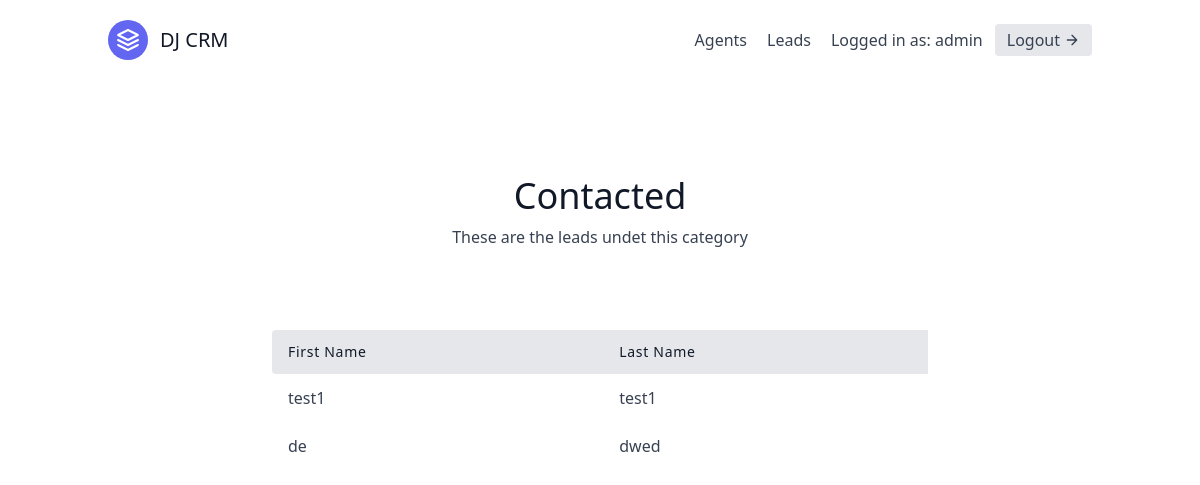
Page /leads/categories/1/ (signed in) on the earlier database version.
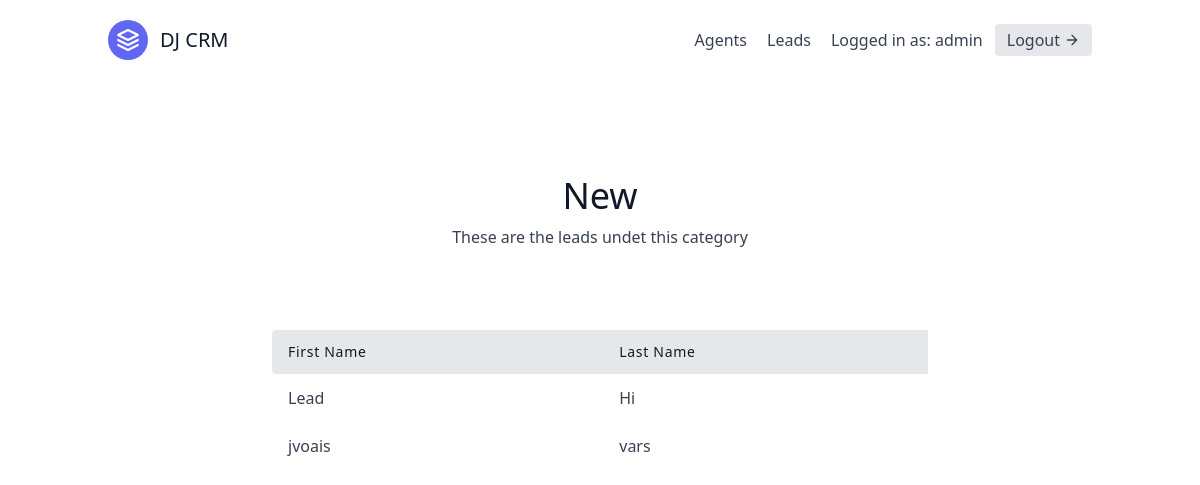
Same page on the later database version.
### leads/models.py (models this page shows, shortened)
class User(AbstractUser):
    is_organisor = models.BooleanField(default=True)
    is_agent = models.BooleanField(default=False)

class Category(models.Model):
    name = models.CharField(max_length=30)  # New, Contacted, Converted, Unconverted
    organisation = models.ForeignKey(UserProfile, on_delete=models.CASCADE)

class Lead(models.Model):
    first_name = models.CharField(max_length=20)
    last_name = models.CharField(max_length=20)
    age = models.IntegerField(default=0)
    organisation = models.ForeignKey(UserProfile, on_delete=models.CASCADE)
    agent = models.ForeignKey("Agent", null=True, blank=True, on_delete=models.SET_NULL)
    category = models.ForeignKey("Category", related_name="leads", null=True, blank=True, on_delete=models.SET_NULL)

### leads/views.py (the view)
# urls.py: path('categories/<int:pk>/', CategoryDetailView.as_view(), name='category-detail'),
class CategoryDetailView(LoginRequiredMixin, generic.DetailView):
    template_name = "leads/category_detail.html"
    context_object_name = "category"
    def get_queryset(self):
        user = self.request.user
        if user.is_organisor:
            queryset = Category.objects.filter(
                organisation=user.userprofile
            )
        else:
            queryset = Category.objects.filter(
                organisation=user.agent.organisation
            )
        return queryset

### leads/templates/leads/category_detail.html
{% extends "_base.html" %}
{% block content %}
<section class="text-gray-700 body-font">
    <div class="container px-5 py-24 mx-auto">
      <div class="flex flex-col text-center w-full mb-20">
        <h1 class="sm:text-4xl text-3xl font-medium title-font mb-2 text-gray-900">{{ category.name }}</h1>
        <p class="lg:w-2/3 mx-auto leading-relaxed text-base">
            These are the leads undet this category
        </p>
      </div>
      <div class="lg:w-2/3 w-full mx-auto overflow-auto">
        <table class="table-auto w-full text-left whitespace-no-wrap">
          <thead>
            <tr>
              <th class="px-4 py-3 title-font tracking-wider font-medium text-gray-900 text-sm bg-gray-200 rounded-tl rounded-bl">First Name</th>
              <th class="px-4 py-3 title-font tracking-wider font-medium text-gray-900 text-sm bg-gray-200">Last Name</th>
            </tr>
          </thead>
          <tbody>
            {% for lead in category.leads.all %}
                <tr>
                    <td class="px-4 py-3">
                      <a class="hover:text-blue-500" href="{% url 'leads:lead-detail' lead.pk %}">{{ lead.first_name }}</a>
                    </td>
                    <td class="px-4 py-3">{{ lead.last_name }}</td>
                </tr>
            {% endfor %}
          </tbody>
        </table>
      </div>
    </div>
  </section>
{% endblock content %}

### templates/_base.html (shortened to what this page needs)
{% load static %}
<!DOCTYPE html>
<html>
<head>
    <link href="{% static 'css/styles.css' %}" rel="stylesheet" />
    <link href="https://unpkg.com/tailwindcss@^2/dist/tailwind.min.css" rel="stylesheet" />
</head>
<body>
    {% include 'navbar.html' %}
    {% block content %}
    {% endblock content %}
</body>
</html>

### templates/navbar.html (shortened to what this page needs)
<header class="text-gray-700 body-font">
  <div class="container mx-auto flex flex-wrap p-5 flex-col md:flex-row items-center">
    <a class="flex title-font font-medium items-center text-gray-900 mb-4 md:mb-0">
      <svg xmlns="http://www.w3.org/2000/svg" fill="none" stroke="currentColor" stroke-linecap="round" stroke-linejoin="round" stroke-width="2" class="w-10 h-10 text-white p-2 bg-indigo-500 rounded-full" viewBox="0 0 24 24">
        <path d="M12 2L2 7l10 5 10-5-10-5zM2 17l10 5 10-5M2 12l10 5 10-5"></path>
      </svg>
      <span class="ml-3 text-xl">DJ CRM</span>
    </a>
    <nav class="md:ml-auto flex flex-wrap items-center text-base justify-center">
      {% if not request.user.is_authenticated %}
        <a href="{% url 'signup' %}" class="mr-5 hover:text-gray-900">Signup</a>
      {% else %}
          {% if request.user.is_organisor %}
              <a href="{% url 'agents:agent-list' %}" class="mr-5 hover:text-gray-900">Agents</a>
          {% endif %}
        <a href="{% url 'leads:lead-list' %}" class="mr-5 hover:text-gray-900">Leads</a>
      {% endif %}
    </nav>
    {% if request.user.is_authenticated %}
      Logged in as: {{ request.user.username }}
      <a href="{% url 'logout' %}" class="ml-3 inline-flex items-center bg-gray-200 border-0 py-1 px-3 focus:outline-none hover:bg-gray-300 rounded text-base mt-4 md:mt-0">
        Logout
          <svg fill="none" stroke="currentColor" stroke-linecap="round" stroke-linejoin="round" stroke-width="2" class="w-4 h-4 ml-1" viewBox="0 0 24 24">
              <path d="M5 12h14M12 5l7 7-7 7"></path>
          </svg>
      </a>
    {% endif %}
  </div>
</header>

### templates/scripts.html (shortened to what this page needs)
{% load static %}

Differences in the rows shown:
removed Lead: first_name "test1", last_name "test1"
removed Lead: first_name "de", last_name "dwed"
changed Category: name "Contacted" → "New"
now on this page (row edited): Lead: first_name "Lead", last_name "Hi"
added Lead: first_name "jvoais", last_name "vars"
